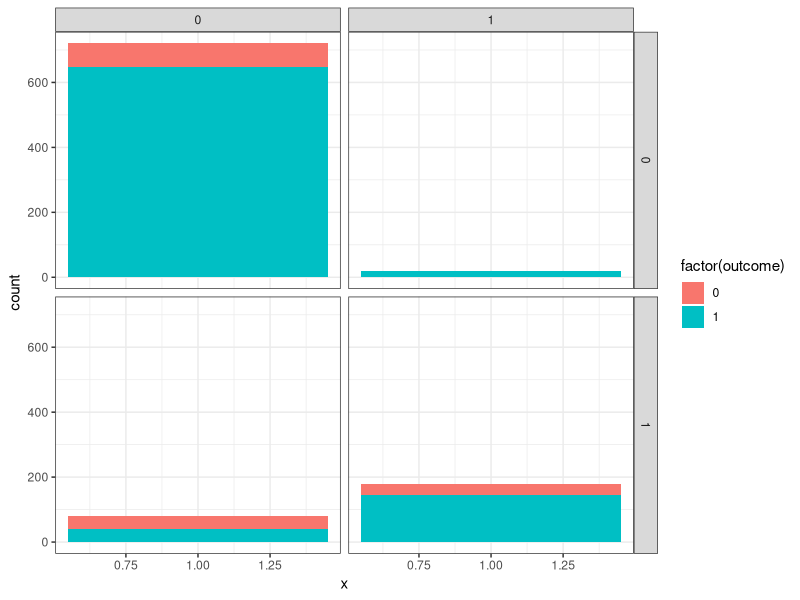
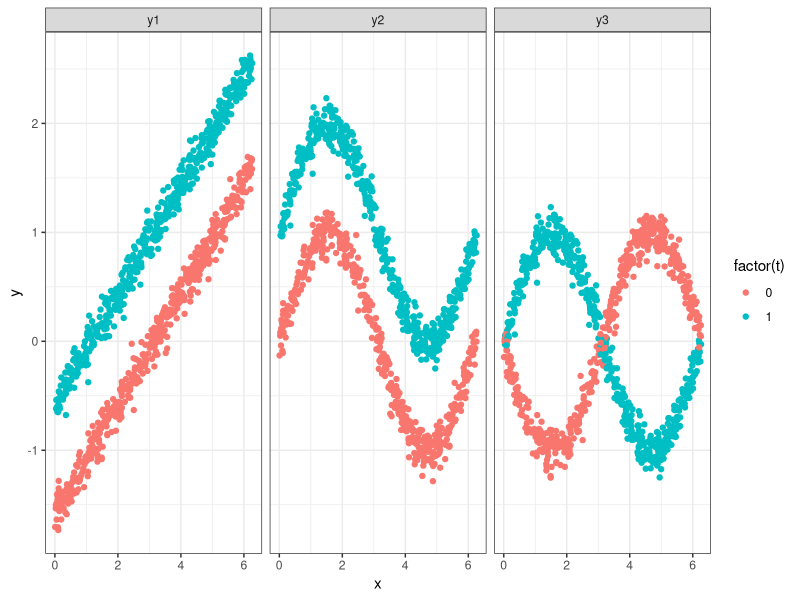
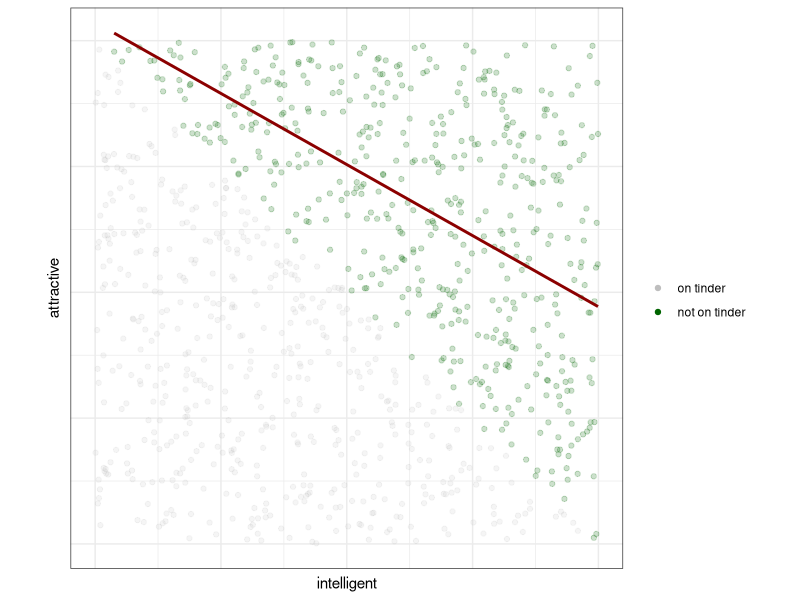

Source code (R) for these figures, in order:
## ---- chunk 1
#| label: setup
#| echo: false
#| execute: true

suppressMessages({
  library(purrr)
  library(data.table)
  library(ggplot2); theme_set(theme_bw())
  library(knitr)
})
## ---- chunk 2
#| label: simdeliveries

# t=0: home, t=1: hospital
# z=0: low risk, z=1: high risk
# y=1: good outcome
dnames = list(location=c('home', 'hospital'), risk=c('low', 'high'))
pos_tz <- matrix(c(
  c(0.9,  0.5), # y|t=0,z=0,1
  c(0.95, 0.8)  # y|t=1,z=0,1
), nrow=2, byrow=T,
dimnames=dnames)

ps_tz <- matrix(c(
  c(0.72, 0.08), # p(t=0,z=0,1)
  c(0.02, 0.18)  # p(t=1,z=0,1)
), nrow=2, byrow=T, dimnames=dnames)

# p(t,z) under do(t)
ps_do0 <- matrix(c( 
  c(0.8, 0.2), 
  c(0.0, 0.0)  
), nrow=2, byrow=T)

ps_do1 <- matrix(c( 
  c(0.0, 0.0), 
  c(0.8, 0.2) 
), nrow=2, byrow=T)


eys  <- rowSums(pos_tz * ps_tz) / rowSums(ps_tz) # E y|t
dots <- c(sum(pos_tz * ps_do0), sum(pos_tz*ps_do1))

n = 1000

ts  <- vector(mode="logical", length=0)
zs  <- vector(mode="logical", length=0)
py0s <- vector(mode="numeric", length=0)
py1s <- vector(mode="numeric", length=0)
ys  <- vector(mode="logical", length=0)

ntots <- n * ps_tz

for (t in c(0,1)) {
  for (z in c(0,1)) {
    ntz <- n *ps_tz[t+1,z+1]
    ts  <- c(ts, rep(t, ntz))
    zs  <- c(zs, rep(z, ntz))
    py <- pos_tz[t+1,z+1]
    y <- c(rep(0,
               round(ntz * (1-py))), # <- round should not be needed here but found a bug
           rep(1,
               round(ntz*py))) 
    ys <- c(ys, y)
    py0s <- c(py0s, rep(pos_tz[1, z+1], ntz))
    py1s <- c(py1s, rep(pos_tz[2, z+1], ntz))
  }
}
# ys <- ifelse(ts, y1s, y0s)
df <- data.table(
  location=ts,
  risk=zs,
  outcome=ys,
  py0=py0s,
  py1=py1s)

# head(df)

# kable(eys, col.names="tips")
#pander::pander(ftable(eys))

# pander::pander(ftable(pos_tz), emphasize.strong.rows=c(1), emphasize.strong.cols=c(1))

ntots <- n * ps_tz
nys <- ntots * pos_tz

strs <- paste0(nys, " / ", ntots, " = ", 100*pos_tz, "%")
str_mat <- matrix(strs, ncol=2, dimnames=dnames)
# kable(t(str_mat))
# pander::pander(ftable(t(str_mat)), emphasize.strong.rows=c(1), emphasize.strong.cols=c(1))

ntotsm <- rowSums(ntots)
nysm <- rowSums(nys)
strsm <- paste0(nysm, " / ", ntotsm, " = ", 100*eys, "%")

tab_tots <- rbind(ntots, ntotsm)


# tab <- df[, list(good=sum(outcome==1), bad=sum(outcome==0), frac_good=mean(outcome)), by=c("risk", "location")]


## ---- chunk 3
#| label: deliveryplot
#| output: fragment
#| include: false

df[, ni:=1.]

ggplot(df, aes(x=1, fill=factor(outcome))) +
  geom_bar(stat="count", position="stack") + 
  # geom_bar(aes(y=..count../sum(..count..))) + 
  facet_grid(risk~location)
## ---- chunk 4
#| label: fig-dag-nonparametric
#| output: fragment
#| fig-cap: Three datasets with the same DAG

set.seed(12345)
n = 1e3

f1 <- function(t, x, u) t + 0.5 * (x - pi) + u
f2 <- function(t, x, u) t + sin(x) + u
f3 <- function(t, x, u) t * sin(x) - (1-t) * sin(x) + u

df <- data.table(
  x = runif(n, 0, 2*pi),
  t = rbinom(n, 1, 0.5),
  u = rnorm(n, 0, .1)
)

df[, `:=`(
  y1 = f1(t, x, u),
  y2 = f2(t, x, u),
  y3 = f3(t, x, u)
)]

dfm <- melt(df, measure.vars=c('y1', 'y2', 'y3'),
            variable.name="f", value.name="y")

ggplot(dfm, aes(x=x, y=y, col=factor(t))) + 
  geom_point() + 
  facet_grid(~f)
## ---- chunk 5
#| label: fig-tinder
#| output: fragment

intelligent = runif(n)
attractive = runif(n)
s = intelligent + attractive > 1.
df <- data.frame(intelligent, attractive, s)
df$s <- factor(df$s)

ggplot(df, aes(x=intelligent, y=attractive)) +
  geom_point(aes(alpha=s, col=s)) + 
  # stat_smooth(method='lm', col='black', se=F, formula=y~x) +
  # stat_smooth(method='lm', se=F, formula=y~x, col='black') +
  stat_smooth(data=df[df$s==T,], method='lm', col='darkred', formula=y~x, se=F) + 
  scale_color_manual(
    breaks=c(F,T), values=c('gray', 'darkgreen'),
    labels=c('on tinder', 'not on tinder'),
    guide=guide_legend(
      title=''
      )
    ) + 
  scale_alpha_manual(breaks=c(F,T), values=c(0.15, 0.2), guide=NULL) + 
  theme(axis.ticks=element_blank(), axis.text=element_blank()) + 
  coord_equal()
